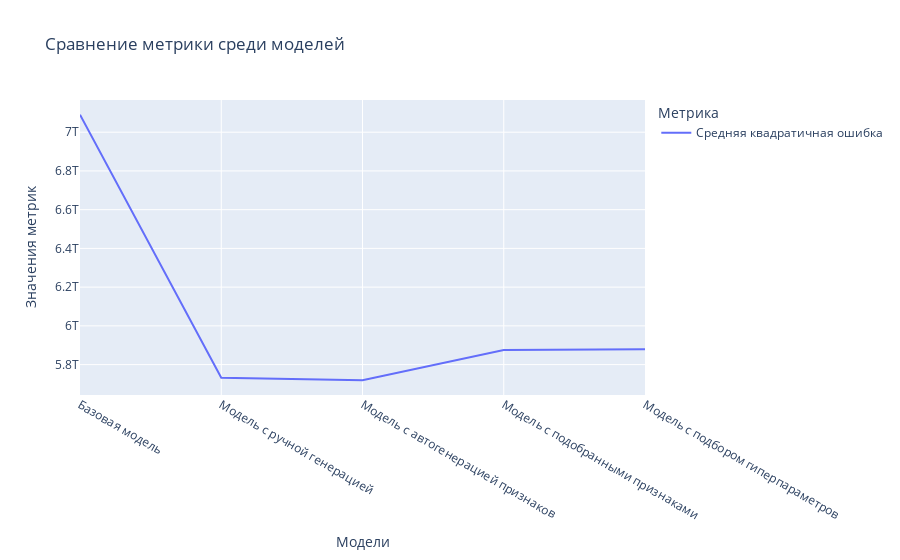

Source (notebook cell):
### Code cell
metric_name = 'Средняя квадратичная ошибка' 
plot_metrics_comparison(df_compare, metric_name)

### Figure 1 — Plotly figure (JSON) as saved in the notebook; plotly's stock layout.template omitted (floating-point values rounded to 4 significant figures)
{"data": [{"hovertemplate": "Метрика=Средняя квадратичная ошибка<br>Модели=%{x}<br>Значения метрик=%{y}<extra></extra>", "legendgroup": "Средняя квадратичная ошибка", "line": {"color": "#636efa", "dash": "solid"}, "marker": {"symbol": "circle"}, "mode": "lines", "name": "Средняя квадратичная ошибка", "orientation": "v", "showlegend": true, "type": "scatter", "x": ["Базовая модель", "Модель с ручной генерацией", "Модель с автогенерацией признаков", "Модель с подобранными признаками", "Модель с подбором гиперпараметров"], "xaxis": "x", "y": [7090000000000.0, 5733000000000.0, 5719000000000.0, 5875000000000.0, 5879000000000.0], "yaxis": "y"}], "layout": {"legend": {"title": {"text": "Метрика"}, "tracegroupgap": 0}, "title": {"text": "Сравнение метрики среди моделей"}, "xaxis": {"anchor": "y", "domain": [0, 1], "title": {"text": "Модели"}}, "yaxis": {"anchor": "x", "domain": [0, 1], "title": {"text": "Значения метрик"}}}}
